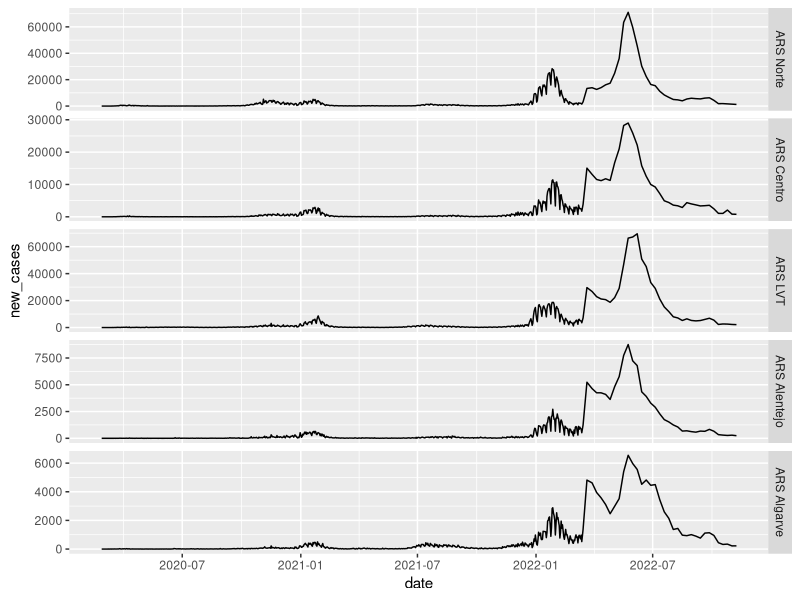
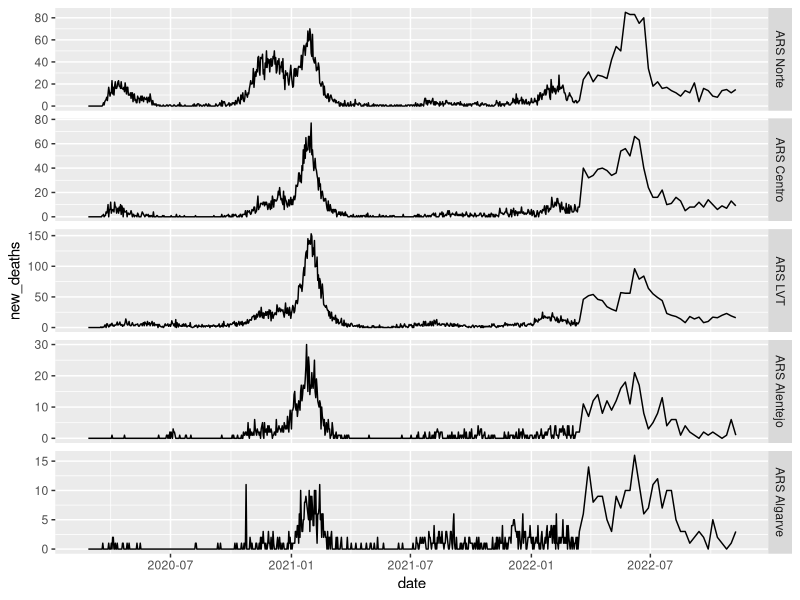
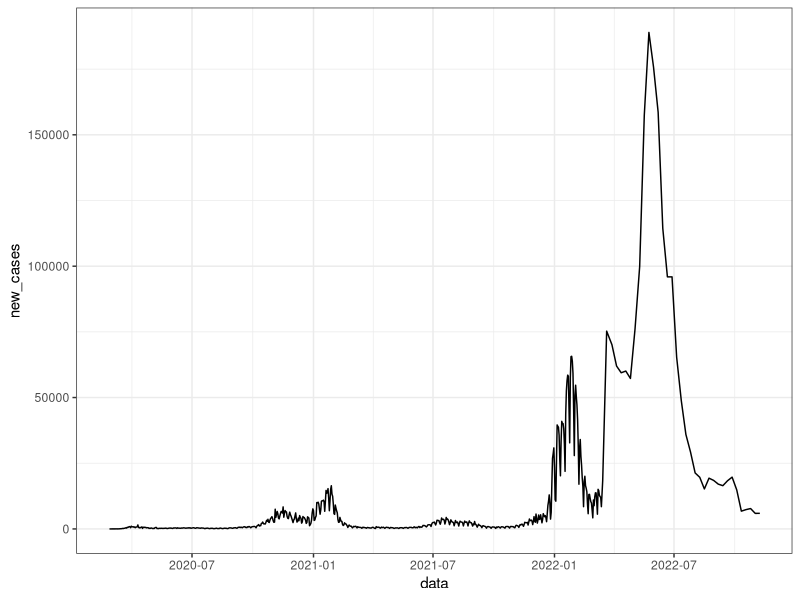

Source code (R) for these figures, in order:
library(readxl)
library(dplyr)
library(ggplot2)
library(lubridate)
library(reshape2)
library(readr)
library(stringr)
library(stringi)
library(tidyr)
library(openxlsx)

'%!in%' <- function(x,y)!('%in%'(x,y))

##### Auxilary Date dataframe #####

REF_week_year <- tibble(date = seq.Date(as.Date('2020-03-24'), as.Date('2022-03-03'), by = '1 day'))
REF_week_year$week_year <- paste0(week(REF_week_year$date),"_",year(REF_week_year$date))
REF_week_year <- REF_week_year %>% group_by(week_year) %>% summarise(date = last(date))

##### DATA ARS #####
data <- read_csv("data.csv") 
data <- data %>% select(all_of(colnames(data)[c(1,4:8,49:53)]))
data$data <- as.Date(data$data, format = '%d-%m-%Y')
data_confirmados <- data %>% select(data, confirmados_arsnorte, confirmados_arscentro, confirmados_arslvt, confirmados_arsalentejo, confirmados_arsalgarve)
data_obitos <- data %>% select(data, obitos_arsnorte, obitos_arscentro, obitos_arslvt, obitos_arsalentejo, obitos_arsalgarve)
colnames(data_confirmados) <- c('date', 'ARS Norte', 'ARS Centro', 'ARS LVT', 'ARS Alentejo', 'ARS Algarve')
colnames(data_obitos) <- c('date', 'ARS Norte', 'ARS Centro', 'ARS LVT', 'ARS Alentejo', 'ARS Algarve')

data_long_confirmados <- melt(data_confirmados, id = "date")
colnames(data_long_confirmados) <- c('date','ars','confirmed')
data_long_obitos <- melt(data_obitos, id = "date")
colnames(data_long_obitos) <- c('date','ars','deaths')

data_long <- left_join(data_long_confirmados, data_long_obitos)
data_long <- data_long %>% group_by(ars) %>% mutate(new_cases = confirmed - lag(confirmed) , new_deaths = deaths - lag(deaths))
data_long$new_cases[data_long$new_cases < 0] <- 0
data_long$new_deaths[data_long$new_deaths < 0] <- 0

data_long %>% ggplot(aes(x = date, y = new_cases, group = ars)) + facet_grid(ars~., scales = 'free_y') + geom_line()
data_long %>% ggplot(aes(x = date, y = new_deaths, group = ars)) + facet_grid(ars~., scales = 'free_y') + geom_line()

saveRDS(data_long, file = 'data_long_ARS.rds')


##### DATA GLOBAL #####
data <- read_csv("data.csv") 
data$data <- as.Date(data$data, format = '%d-%m-%Y')
data <- data %>% select(all_of(colnames(data)[c(1,3,13,14,15,16)]))
data <- data %>% mutate(new_cases = confirmados - lag(confirmados))
data$new_cases
data %>% ggplot(aes(x = data, y = new_cases)) + geom_line() + theme_bw()
